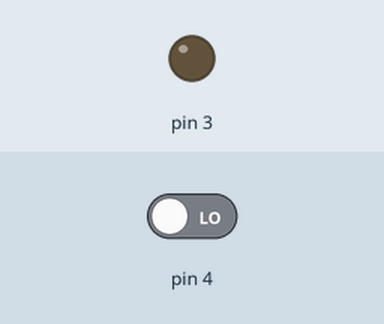
The sketch below on a simulated Arduino Uno, built with avr-gcc and run on an emulated ATmega328P. Parts: output pins drawn as LEDs (lit = HIGH). The inputs (shaded band) are chosen by the test bench; at power-on: pin 4 LOW. What the sketch prints to the serial monitor is not drawn.

Above: at 1.2 s.
1.3 s: pin 4 driven HIGH
At 2.5 s:
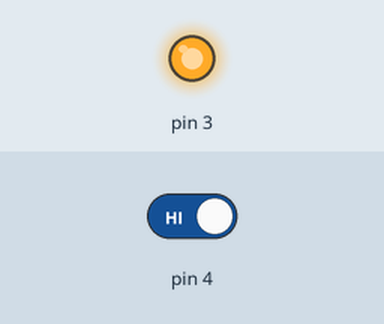
2.8 s: pin 4 driven LOW
At 3.8 s:
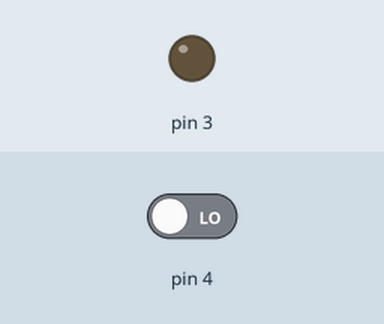
Timing chart, 0 to 5.8 s (numbered marks = the images above; inputs shaded):
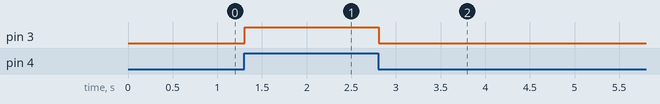

The sketch:

Button.ino
```cpp
/*
  David Chatting - david@davidchatting.com
  10th March 2013
  ---
  For Close and Remote Smart City Lab - http://www.closeandremote.net/smart-city-lab/
  ---
  Button between 5V and Arduino pin 4
  10K ohm resistor between Arduino pin 4 and GND
  LED and 220 ohm resistor between Arduino pin 3 and GND
  ---
  Adapted from http://arduino.cc/en/Tutorial/Button
*/

boolean buttonState;

void setup() {
  Serial.begin(9600);

  pinMode(3, OUTPUT);
  pinMode(4, INPUT);
}

void loop() {
  buttonState=digitalRead(4);
  Serial.println(buttonState);

  if(buttonState == HIGH){
    digitalWrite(3, HIGH);
  }
  else{
    digitalWrite(3, LOW);
  }
}
```

Measured:
- after the input at 1.3 s, pin 3: LOW → HIGH at once
- after the input at 2.8 s, pin 3: HIGH → LOW at once
